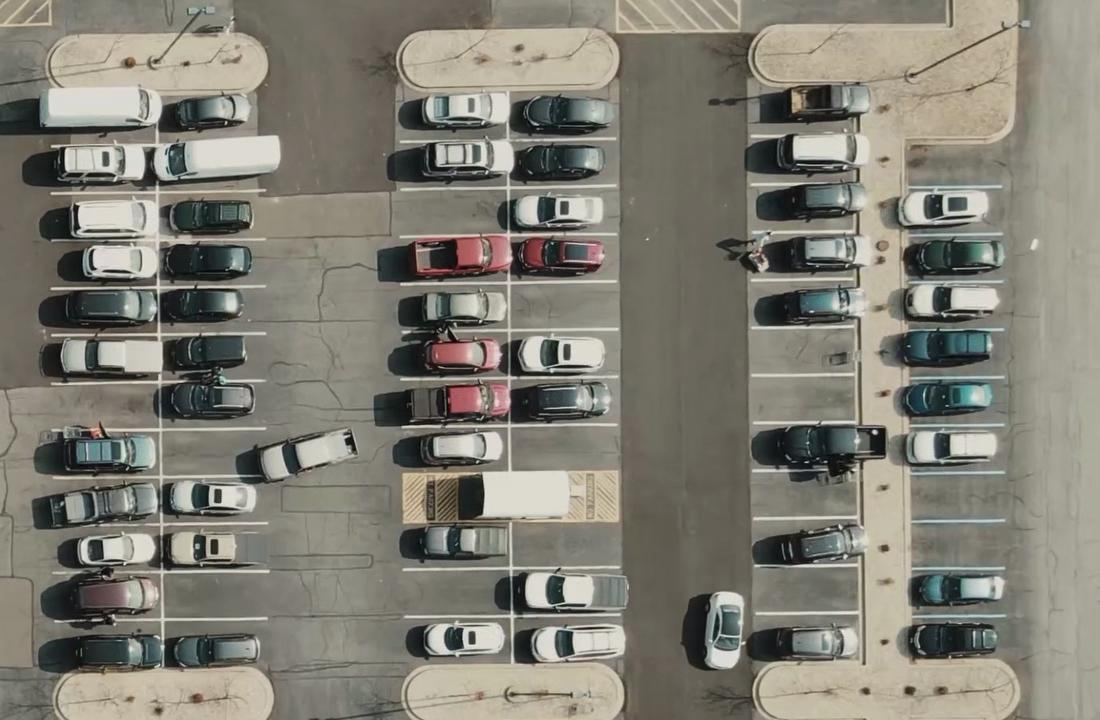
#> input picture carParkImg.jpeg, 1100 x 720 px
$ python -i POC_Inicial.py   (imports and definitions only)   (older library calls are emulated)
#> lines starting #> are read from the running program, lines starting #| are printed output that depends on the picture; after the words box and inside, x2 and y2 are one past the last pixel; in counts of white or black regions, pixels touching at a corner belong together
#> further down, picture is the input picture: shape (720, 1100, 3); mean B, G, R 116.3, 126.9, 129.4
from cvzone.HandTrackingModule import HandDetector
import cvzone
import cv2
import pickle
import numpy as np

# [101 lines of commented-out code are left out]


class DragRect():
    def __init__(self, posCenter, size=[200, 200]):
        self.posCenter = posCenter
        self.size = size
        self.color = colorR

    def update(self, cursor):
        cx, cy = self.posCenter
        w, h = self.size

        # If the index finger tip is in the rectangle region
        if cx - w // 2 < cursor[0] < cx + w // 2 and \
                cy - h // 2 < cursor[1] < cy + h // 2:
            self.posCenter = cursor

    def resize(self, newH, newW):
        self.size = [newH, newW]

    def check_right_or_wrong(self, imgPro):
        self.spaceCounter = 0

        for pos in imgPro:
            w, h = self.size
            x, y = self.posCenter

            imgCrop = imgPro[y:y + h, x:x + w]
            # cv2.imshow(str(x * y), imgCrop)
            count = cv2.countNonZero(imgCrop)
            number_of_white_pix = np.sum(imgCrop == 255)
            number_of_black_pix = np.sum(imgCrop == 0)
            # print(count, number_of_black_pix, number_of_white_pix)
            # print(self.size, imgCrop.size)

            if count <= 4100:
                # self.color = (255, 0, 0)
                # self.thickness = 0
                # self.spaceCounter += 1
                print("certo")
            else:
                # self.color = (0, 0, 255)
                # self.thickness = 0
                print("errado")
            # cv2.rectangle(pos, self.posCenter, (self.posCenter[0] + w, self.posCenter[1] + h), self.color, self.thickness)
            # cvzone.putTextRect(self, str(count), (x, y + h - 3), scale=1,
            #                    thickness=2, offset=0, colorR=self.color)

        # cvzone.putTextRect(imgPro, f'Free: {spaceCounter}/{len(imgPro)}', (100, 50), scale=3,
        #                    thickness=5, offset=20, colorR=(0, 200, 0))

def detect_object(img):
    imgGray = cv2.cvtColor(img, cv2.COLOR_BGR2GRAY)
    imgBlur = cv2.GaussianBlur(imgGray, (3, 3), 1)
    imgThreshold = cv2.adaptiveThreshold(imgBlur, 255, cv2.ADAPTIVE_THRESH_GAUSSIAN_C,
        cv2.THRESH_BINARY_INV, 25, 16) #cv2.THRESH_BINARY_INV
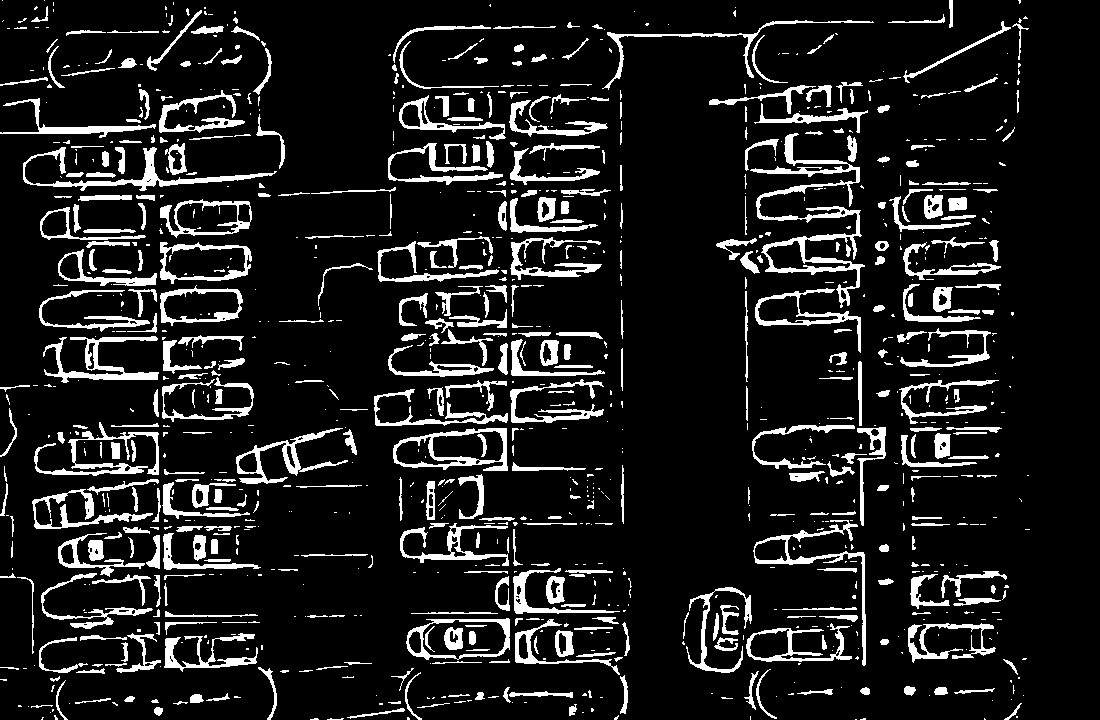
#> imgThreshold: shape (720, 1100); 11.5% white; 1042 white regions (603 under 20 px), largest, box (x1, y1, x2, y2) and area: (750, 133, 865, 308) 3575, (23, 147, 277, 191) 1770, (43, 336, 159, 383) 1599
    imgMedian = cv2.medianBlur(imgThreshold, 5)
#> imgMedian: shape (720, 1100); 9.3% white; 646 white regions (193 under 20 px), largest, box (x1, y1, x2, y2) and area: (46, 336, 158, 383) 1506, (393, 428, 508, 471) 1460, (52, 147, 271, 191) 1413
    kernel = np.ones((3, 3), np.uint8)
    imgDilate = cv2.dilate(imgMedian, kernel, iterations=1)
#> imgDilate: shape (720, 1100); 15.1% white; 550 white regions (45 under 20 px), largest, box (x1, y1, x2, y2) and area: (761, 205, 864, 305) 3047, (392, 427, 509, 472) 2268, (45, 335, 159, 384) 2261

    #Sobel test
    window_name = ('Sobel Demo - Simple Edge Detector')
    scale = 1
    delta = 0
    ddepth = cv2.CV_16S

    grad_x = cv2.Sobel(imgGray, ddepth, 1, 0, ksize=3, scale=scale, delta=delta, borderType=cv2.BORDER_DEFAULT)
    # Gradient-Y
    # grad_y = cv.Scharr(gray,ddepth,0,1)
    grad_y = cv2.Sobel(imgGray, ddepth, 0, 1, ksize=3, scale=scale, delta=delta, borderType=cv2.BORDER_DEFAULT)
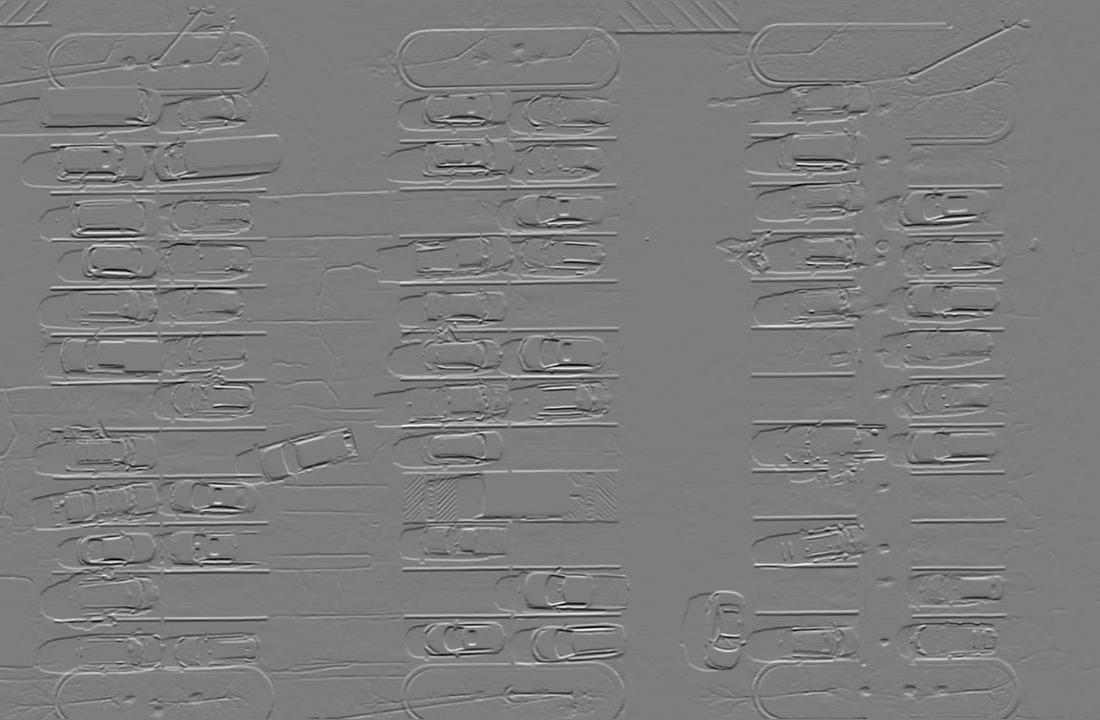
#> grad_y: shape (720, 1100) int16; min -758, max 787, mean 0.2; drawn with min black and max white

    abs_grad_x = cv2.convertScaleAbs(grad_x)
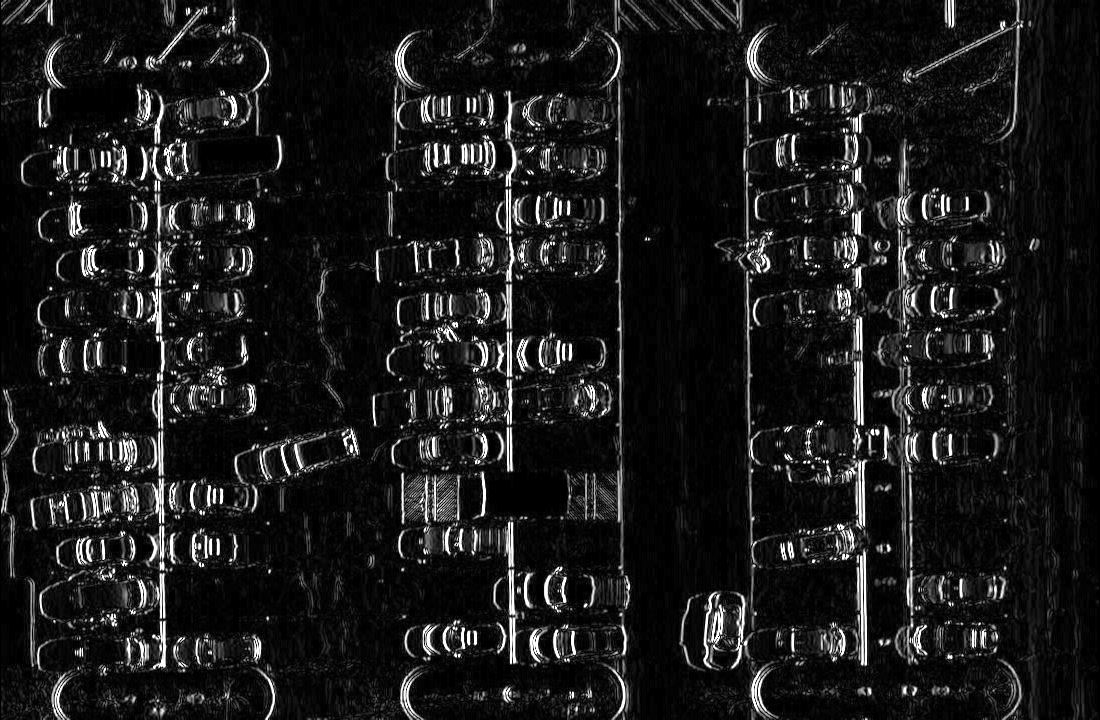
#> abs_grad_x: shape (720, 1100); min 0, max 255, mean 26.5
    abs_grad_y = cv2.convertScaleAbs(grad_y)

    grad = cv2.addWeighted(abs_grad_x, 0.5, abs_grad_y, 0.5, 0)
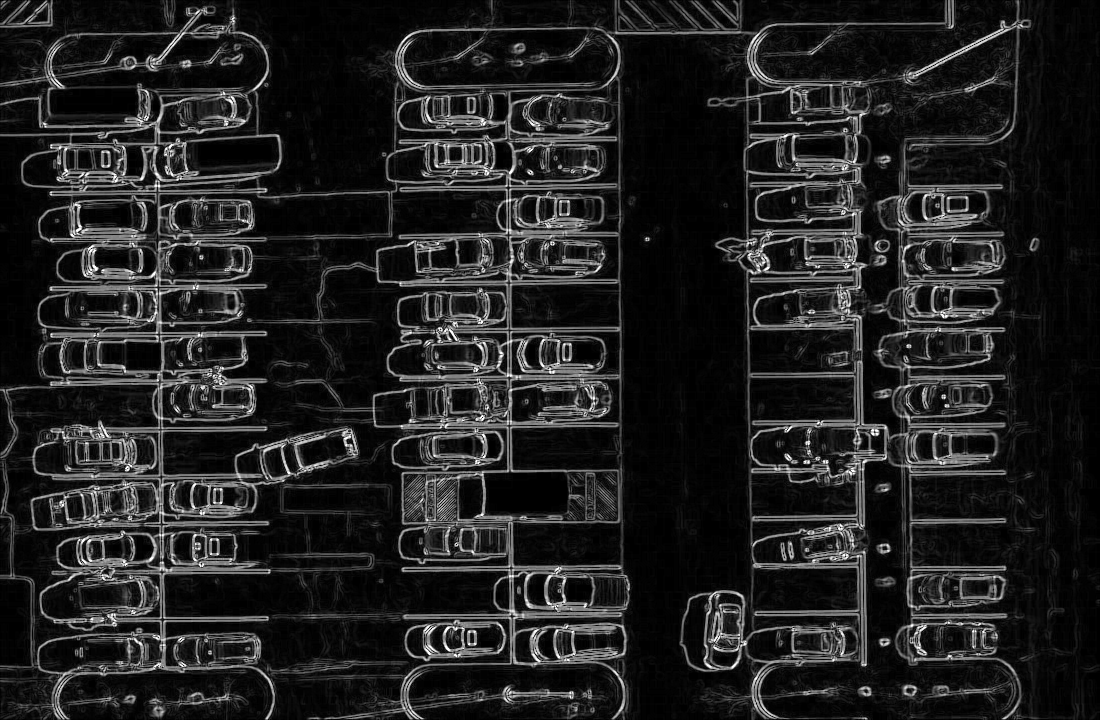
#> grad: shape (720, 1100); min 0, max 255, mean 33.3

    t, teste = cv2.threshold(imgBlur, 0, 255, cv2.THRESH_BINARY_INV+cv2.THRESH_OTSU)
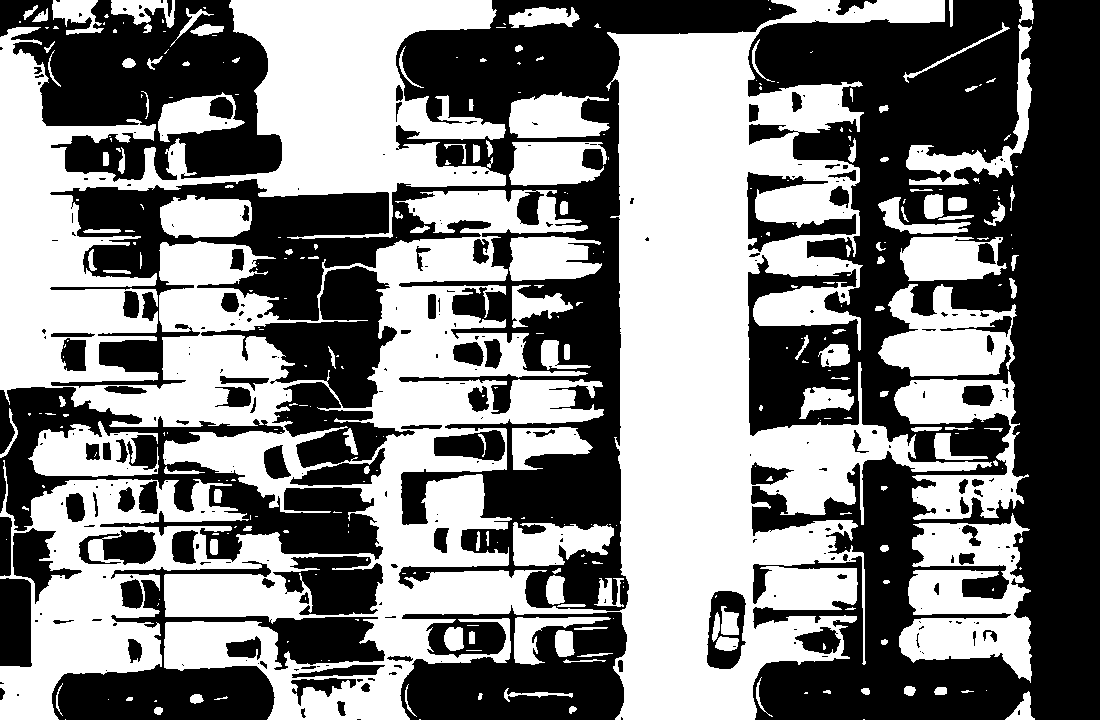
#> teste: shape (720, 1100); 50.2% white; 313 black regions (212 under 20 px), largest, box (x1, y1, x2, y2) and area: (748, 0, 1100, 720) 158937, (50, 0, 797, 611) 94606, (0, 0, 282, 182) 30581
#> t = 126
    return imgDilate, imgThreshold, teste, grad

# Inicio
# [3 lines not run here, left out]

# [1 line that did not run here, left out]
startDist = None
scale = 0
cx, cy = 150, 150
# colorR = (255, 0, 255)
colorR = (0, 255, 0)


rectList = []
# [91 lines not run here, left out]

>>> import cv2
>>> picture = cv2.imread('carParkImg.jpeg')
>>> result = detect_object(picture)
